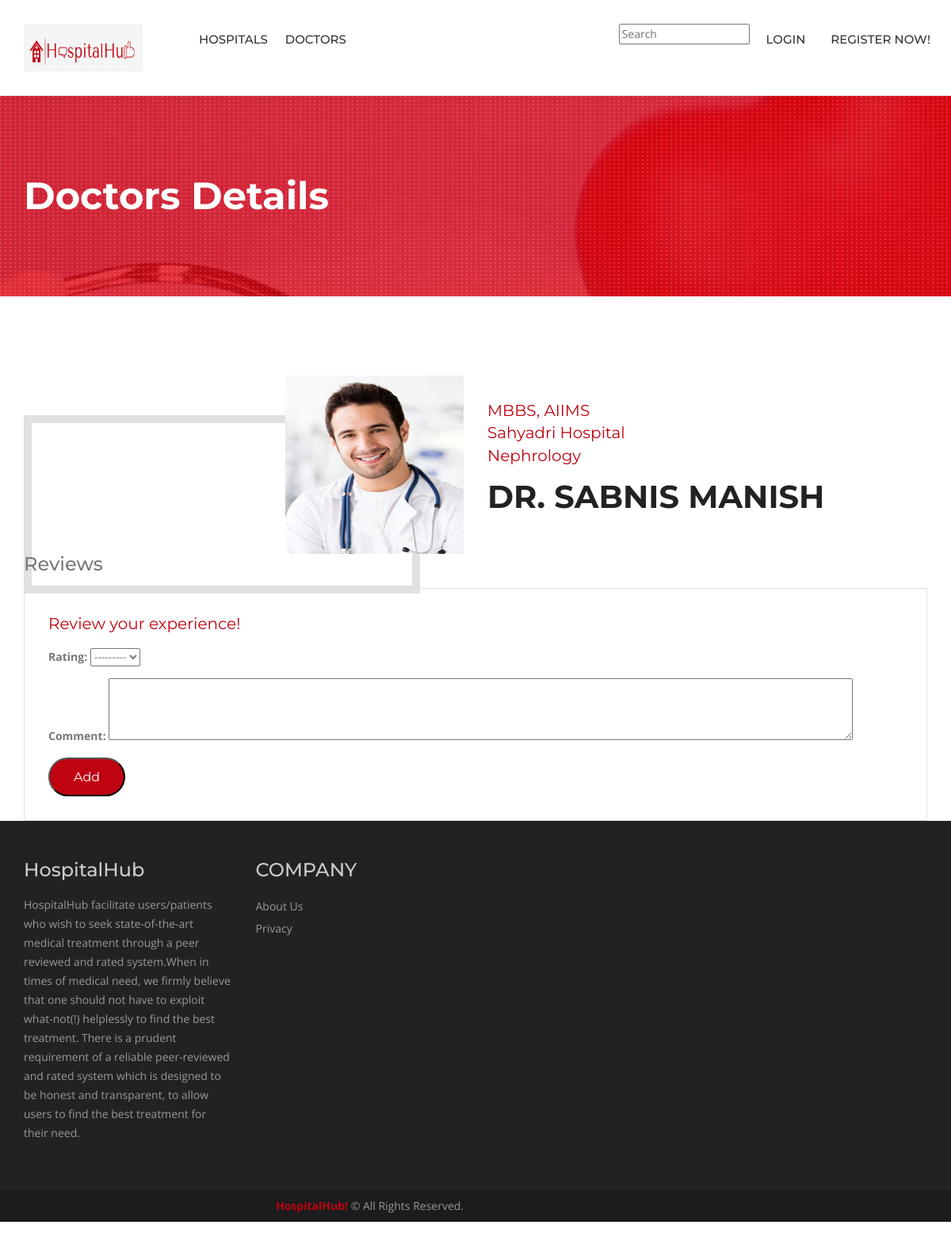
The page /myhub/doctors/3 on the database its author committed.
### myhub/models.py (models this page shows, shortened)
class doctor(models.Model):
    first_name = models.CharField(max_length=100, blank=False, null=True)  # Field name made lowercase.
    last_name = models.CharField(max_length=100, blank=False, null=True)  # Field name made lowercase.
    edu = models.ManyToManyField(doctoredu, help_text="Select an education")
    hospital = models.ManyToManyField('hospital', help_text="Select hospital(s):")
    profile= models.ImageField(default ='default.jpg')
    desc = models.CharField(max_length=10000, help_text='Enter Doctor Description', default="No description available for this doctor.")
    speciality = models.CharField(max_length=1000, help_text='Enter Doctor Speciality', default="No speciality available at this moment.")
    class Meta:
        ordering = ['last_name', 'first_name']

class doctoredu(models.Model):
    degree = models.CharField(max_length=200, help_text='Enter degree')
    uni = models.ForeignKey(doctoruni, help_text='Select a uni for this degree', on_delete=models.CASCADE)
    def __str__(self):
        return self.degree + ", " + str(self.uni)

class doctoruni(models.Model):
    name = models.CharField(max_length=200, help_text='Enter your Uni', unique=True)
    def __str__(self):
        return self.name

class hospital(models.Model):
    name = models.CharField(max_length=100, null=True)  # Field name made lowercase.
    desc = models.CharField(max_length=10000, help_text='Enter Hospital Description')
    building = models.CharField(max_length=25, blank=False, null=True)  # Field name made lowercase.
    street = models.CharField(max_length=25, blank=False, null=True)  # Field name made lowercase.
    city = models.CharField(max_length=25, null=True)  # Field name made lowercase.
    pincode = models.IntegerField(blank=False, null=True)  # Field name made lowercase.
    beds = models.IntegerField(blank=True, null=True)  # Field name made lowercase.
    profile= models.ImageField(default ='default.jpg')
    def __str__(self):
        return str(self.name)

### myhub/views.py (the view)
# urls.py: path('doctors/<int:doctor_id>', views.DoctorDetailView, name='doctors-detail'),
def DoctorDetailView(request, doctor_id):
    Doctor = get_object_or_404(doctor, pk=doctor_id)
    form = DoctorReviewForm()
    return render(request, 'myhub/doctor_detail.html', {'doctor': Doctor, 'form': form})

### myhub/forms.py
class DoctorReviewForm(ModelForm):
    class Meta:
        model = doctor_review
        fields = ['rating', 'comment']
        widgets = {
            'comment': Textarea(attrs={'cols': 128, 'rows': 3})
        }

### myhub/templates/myhub/doctor_detail.html (shortened to what this page needs)
<!DOCTYPE html>
<html>
{% extends "base_generic.html" %}
{% load static %}
{% block content %}
<div class="inner-banner">
  <div class="container">
    <div class="row">
      <div class="col-md-7">
        <h1>Doctors Details</h1>
      </div>
      <div class="col-md-5">
      </div>
    </div>
  </div>
</div>
<div class="main-content">
  <div class="team-details">
    <div class="container">
      <div class="row">
        <div class="col-md-6 col-sm-6">
          <div class="team-detail-img"> <img src="{{doctor.profile.url}}" alt=""> </div>
        </div>
        <div class="col-md-6 col-sm-6">
          <div class="team-details-text">
            <div class="sectio-title-2"> <strong>{{ doctor.edu.all|join:"; " }}</strong>
            <div class="sectio-title-2"> <strong>{{ doctor.hospital.all|join:", "}}</strong>
            <div class="sectio-title-2"> <strong>{{ doctor.speciality}}</strong></div>
              <h2>{{ doctor.first_name }} {{ doctor.last_name }}</h2>
            </div>
          </div>
        </div>
      </div>
    <div class="col-md-12">
      <div class="home-testimonials">
        <div class="sectio-title-2"> <h3>Reviews</h3>
        </div>
        <div class="item">
          <div class="testimonial-holder">
            <div class="sectio-title-2"> <strong>Review your experience!</strong></div>
            <form action="{% url 'doctor_add_review' doctor.id %}"  method="post">
                {{ form.as_p }}
                <input class="book-app" type="submit" value="Add"/>
            </form>
          </div>
        </div>
      </div>
    </div>
    </div>
  </div>
</div>
{% endblock %}

### myhub/static/hospitalhub/css/custom.css (style rules this page uses)
html body { font-family: 'Open Sans', sans-serif; color: #777777; font-size: 14px; }
p { line-height: 24px; }
body h1, body h2, body h3, body h4, body h5, body h6 { font-family: 'Montserrat', sans-serif; margin: 0px; }
body h1 { font-size: 48px; }
body h2 { font-size: 36px; }
body h3 { font-size: 24px; }
.inner-banner { background: url(../images/inner.jpg) no-repeat top center; position: relative; width: 100%; float: left; padding: 100px 0 100px; background-color: #bf0311; z-index: 0; }
.inner-banner:after { background: url(../images/patt.png); position: absolute; left: 0; top: 0; content: ""; width: 100%; height: 100%; }
.inner-banner .container { position: relative; z-index: 99; }
.inner-banner h1 { color: #fff; font-weight: 700; }
.main-content { width: 100%; float: left; padding: 50px 0; }
.sectio-title-2 { margin-bottom: 16px; }
.sectio-title-2 strong { font-size: 20px; color: #bf0311; font-family: 'Montserrat', sans-serif; font-weight: 400; }
.sectio-title-2 h2 { font-size: 40px; color: #222222; font-family: 'Montserrat', sans-serif; font-weight: 700; margin: 5px 0 0; text-transform: uppercase; }
.testimonial-holder { width: 100%; float: left; border: 1px solid #e1e1e1; padding: 30px; position: relative; }
.team-details-text { padding: 30px 0; }
.team-detail-img { text-align: right; position: relative; }
.team-detail-img img { position: relative; z-index: 99; }
.team-detail-img:after { position: absolute; left: 0; bottom: 0; width: 90%; height: 100%; background: #fff; border: 10px solid #e1e1e1; left: 0px; bottom: -50px; content: ""; }
.book-app { background: #bf0311; color: #fff; font-family: 'Montserrat', sans-serif; font-size: 16px; border-radius: 25px; line-height: 45px; display: inline-block; padding: 0 30px; transition: all ease-in-out 0.3s; -webkit-transition: all ease-in-out 0.3s; }
.team-details { float: left; margin-top: 50px; width: 100%; }

### rows shown on the page
doctor: profile (picture), edu.all "MBBS, AIIMS", hospital.all "Sahyadri Hospital", speciality "Nephrology", first_name "DR. SABNIS", last_name "MANISH"
